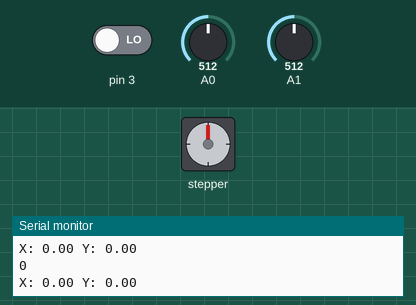
Bench run of a sketch on a simulated Arduino Uno, built with avr-gcc and run on an emulated ATmega328P. Parts: stepper motor, the last lines printed to the serial monitor. The test bench sets the inputs (shaded band); at power-on: pin 3 LOW, A0 = 512, A1 = 512. Stepper angles assume 2048 steps per turn.

Above: at 1.3 s.
1.4 s: pin 3 driven HIGH
At 1.66 s:
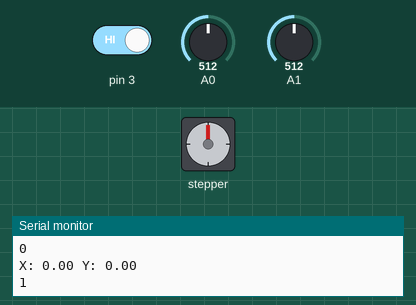
4.4 s: pin 3 driven LOW
At 4.81 s:
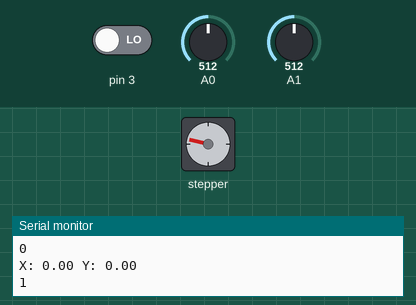
7.0 s: pin 3 driven HIGH
At 7.5 s:
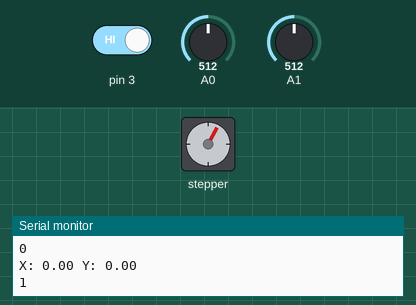
10.0 s: pin 3 driven LOW
At 10.65 s:
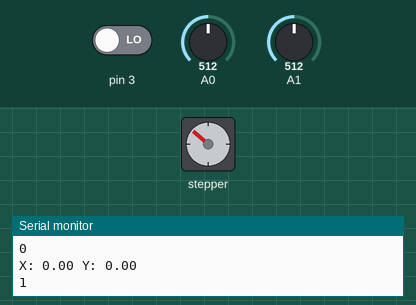
13.0 s: pin 3 driven HIGH
At 13.85 s:
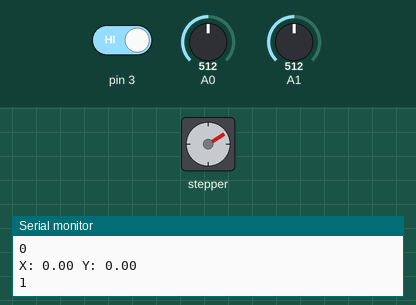
Timing chart, 0 to 26.0 s (numbered marks = the images above; inputs shaded):
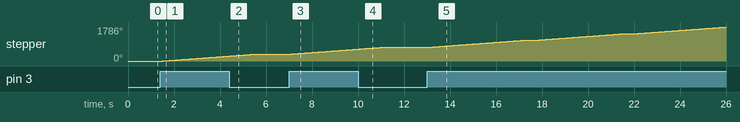

Measured:
- after the input at 1.4 s, stepper: keeps turning clockwise at about 90°/s, starting after 0.10 s
- after the input at 4.4 s, stepper: goes on until 5.5 s, then stays 360°
- after the input at 7.0 s, stepper: keeps turning clockwise at about 90°/s, starting at once
- after the input at 10.0 s, stepper: goes on until 11.1 s, then stays 720°
- after the input at 13.0 s, stepper: turns 360° clockwise in 4.0 s, then 360° clockwise in 4.0 s, then 346° clockwise in 3.9 s

The sketch:

main.ino
```cpp
#include <Stepper.h>

const int stepsPerRevolution = 2048;
Stepper myStepper(stepsPerRevolution, 8, 10, 9, 11);

void setup()
{
  myStepper.setSpeed(15);
  pinMode(3, INPUT);
  Serial.begin(9600);

  float offset_x = 0;
  float offset_y = 0;
}

void loop()
{
  Serial.println(digitalRead(3));

  if(digitalRead(3)){
    myStepper.step(stepsPerRevolution);
  }

  float offset_x = analogRead(A0) - 512;
  float offset_y = analogRead(A1) - 512;

  if( -20 < offset_x < 20 ){
    offset_x = 0;
  }
  if( -20 < offset_y < 20 ){
    offset_y = 0;
  }

  String output = "X: " + String(offset_x) + " Y: " + String(offset_y);
  Serial.println(output);

  delay(500);
}
```
